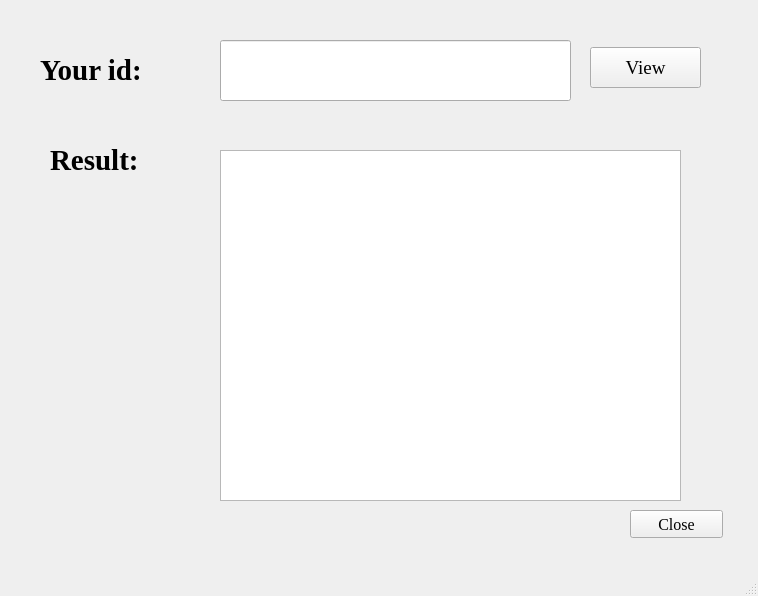
<?xml version="1.0" encoding="UTF-8"?>
<ui version="4.0">
 <class>Result</class>
 <widget class="QMainWindow" name="Result">
  <property name="geometry">
   <rect>
    <x>0</x>
    <y>0</y>
    <width>758</width>
    <height>596</height>
   </rect>
  </property>
  <property name="windowTitle">
   <string>MainWindow</string>
  </property>
  <widget class="QWidget" name="centralwidget">
   <widget class="QLabel" name="L_id">
    <property name="geometry">
     <rect>
      <x>40</x>
      <y>30</y>
      <width>181</width>
      <height>81</height>
     </rect>
    </property>
    <property name="font">
     <font>
      <family>Times New Roman</family>
      <pointsize>22</pointsize>
      <weight>75</weight>
      <bold>true</bold>
     </font>
    </property>
    <property name="cursor">
     <cursorShape>ArrowCursor</cursorShape>
    </property>
    <property name="text">
     <string>Your id:</string>
    </property>
   </widget>
   <widget class="QLineEdit" name="LE_id">
    <property name="geometry">
     <rect>
      <x>220</x>
      <y>40</y>
      <width>351</width>
      <height>61</height>
     </rect>
    </property>
    <property name="font">
     <font>
      <family>Times New Roman</family>
      <pointsize>22</pointsize>
      <weight>75</weight>
      <bold>true</bold>
     </font>
    </property>
    <property name="cursor">
     <cursorShape>IBeamCursor</cursorShape>
    </property>
    <property name="toolTip">
     <string>Type your id</string>
    </property>
   </widget>
   <widget class="QLabel" name="L_result">
    <property name="geometry">
     <rect>
      <x>50</x>
      <y>120</y>
      <width>181</width>
      <height>81</height>
     </rect>
    </property>
    <property name="font">
     <font>
      <family>Times New Roman</family>
      <pointsize>22</pointsize>
      <weight>75</weight>
      <bold>true</bold>
     </font>
    </property>
    <property name="text">
     <string>Result:</string>
    </property>
   </widget>
   <widget class="QTextBrowser" name="textBrowser">
    <property name="geometry">
     <rect>
      <x>220</x>
      <y>150</y>
      <width>461</width>
      <height>351</height>
     </rect>
    </property>
    <property name="cursor" stdset="0">
     <cursorShape>BlankCursor</cursorShape>
    </property>
   </widget>
   <widget class="QPushButton" name="B_view">
    <property name="geometry">
     <rect>
      <x>590</x>
      <y>47</y>
      <width>111</width>
      <height>41</height>
     </rect>
    </property>
    <property name="font">
     <font>
      <family>Times New Roman</family>
      <pointsize>14</pointsize>
     </font>
    </property>
    <property name="cursor">
     <cursorShape>PointingHandCursor</cursorShape>
    </property>
    <property name="toolTip">
     <string>click to view</string>
    </property>
    <property name="text">
     <string>View</string>
    </property>
   </widget>
   <widget class="QPushButton" name="B_close">
    <property name="geometry">
     <rect>
      <x>630</x>
      <y>510</y>
      <width>93</width>
      <height>28</height>
     </rect>
    </property>
    <property name="font">
     <font>
      <family>Times New Roman</family>
      <pointsize>12</pointsize>
     </font>
    </property>
    <property name="cursor">
     <cursorShape>PointingHandCursor</cursorShape>
    </property>
    <property name="toolTip">
     <string>exit</string>
    </property>
    <property name="text">
     <string>Close</string>
    </property>
   </widget>
   <widget class="QLabel" name="bg_img">
    <property name="geometry">
     <rect>
      <x>4</x>
      <y>0</y>
      <width>751</width>
      <height>551</height>
     </rect>
    </property>
    <property name="text">
     <string/>
    </property>
    <property name="pixmap">
     <pixmap>background.png</pixmap>
    </property>
    <property name="scaledContents">
     <bool>true</bool>
    </property>
   </widget>
   <zorder>bg_img</zorder>
   <zorder>L_id</zorder>
   <zorder>LE_id</zorder>
   <zorder>L_result</zorder>
   <zorder>textBrowser</zorder>
   <zorder>B_view</zorder>
   <zorder>B_close</zorder>
  </widget>
  <widget class="QMenuBar" name="menubar">
   <property name="geometry">
    <rect>
     <x>0</x>
     <y>0</y>
     <width>758</width>
     <height>26</height>
    </rect>
   </property>
  </widget>
  <widget class="QStatusBar" name="statusbar"/>
 </widget>
 <resources/>
 <connections/>
</ui>
